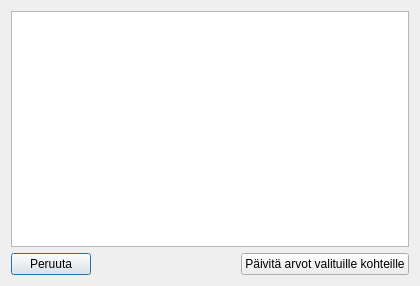
<?xml version="1.0" encoding="UTF-8"?>
<ui version="4.0">
 <class>DialogChooseAndUpdateFieldValuesForFeatureType</class>
 <widget class="QDialog" name="DialogChooseAndUpdateFieldValuesForFeatureType">
  <property name="geometry">
   <rect>
    <x>0</x>
    <y>0</y>
    <width>420</width>
    <height>286</height>
   </rect>
  </property>
  <property name="windowTitle">
   <string>Valitse päivitettävät ominaisuustiedot ja arvot niille</string>
  </property>
  <layout class="QVBoxLayout" name="verticalLayout">
   <item>
    <widget class="QTableWidget" name="tableWidgetFeatureAttributesAndValues"/>
   </item>
   <item>
    <layout class="QHBoxLayout" name="horizontalLayout">
     <item>
      <widget class="QPushButton" name="pushButtonClose">
       <property name="text">
        <string>Peruuta</string>
       </property>
      </widget>
     </item>
     <item>
      <spacer name="horizontalSpacer">
       <property name="orientation">
        <enum>Qt::Horizontal</enum>
       </property>
       <property name="sizeHint" stdset="0">
        <size>
         <width>40</width>
         <height>20</height>
        </size>
       </property>
      </spacer>
     </item>
     <item>
      <widget class="QPushButton" name="pushButtonUpdateAndClose">
       <property name="text">
        <string>Päivitä arvot valituille kohteille</string>
       </property>
      </widget>
     </item>
    </layout>
   </item>
  </layout>
 </widget>
 <resources/>
 <connections/>
</ui>
